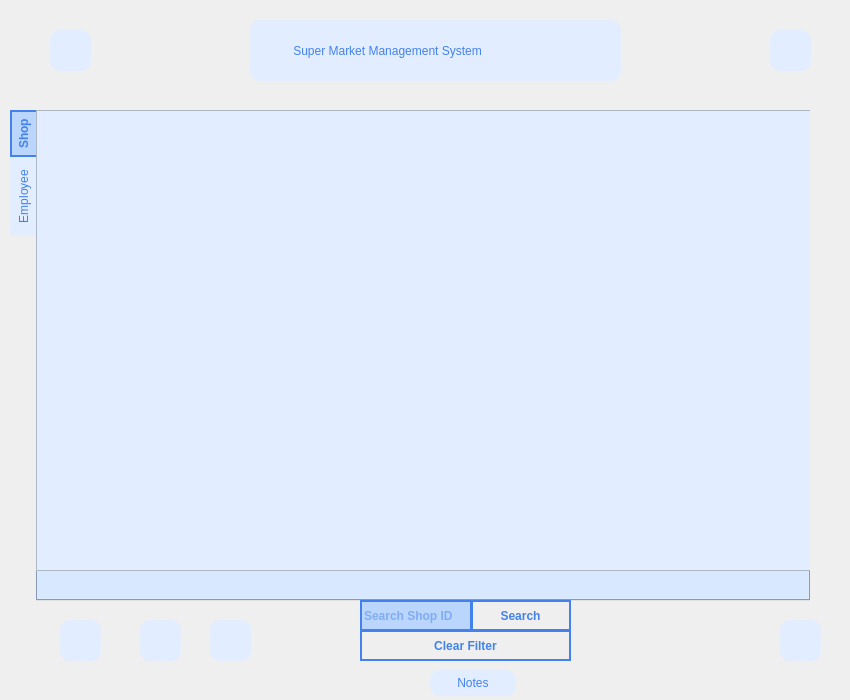
<?xml version="1.0" encoding="UTF-8"?>
<ui version="4.0">
 <class>AdminScreen</class>
 <widget class="QDialog" name="AdminScreen">
  <property name="geometry">
   <rect>
    <x>0</x>
    <y>0</y>
    <width>850</width>
    <height>700</height>
   </rect>
  </property>
  <property name="minimumSize">
   <size>
    <width>850</width>
    <height>700</height>
   </size>
  </property>
  <property name="maximumSize">
   <size>
    <width>850</width>
    <height>700</height>
   </size>
  </property>
  <property name="windowTitle">
   <string>ADMIN PANEL</string>
  </property>
  <widget class="QPushButton" name="buttonBack">
   <property name="geometry">
    <rect>
     <x>50</x>
     <y>30</y>
     <width>41</width>
     <height>41</height>
    </rect>
   </property>
   <property name="styleSheet">
    <string notr="true">QPushButton
{
image:url(&quot;:/images/Back.svg&quot;);
background-color: #E2EEFF;
color: white;
border-radius: 10px;
text-align: center;
}

QPushButton:hover {
	color: #4382EC;
	font-weight: bold;
	background-color: #E2EEFF;
	border-radius: 10px;
	border: 2px solid #4382EC;
}

QPushButton:pressed {
color: #E2EEFF;
border: 4px solid #BBD6FD;
}
	</string>
   </property>
   <property name="text">
    <string/>
   </property>
  </widget>
  <widget class="QWidget" name="verticalLayoutWidget">
   <property name="geometry">
    <rect>
     <x>250</x>
     <y>20</y>
     <width>371</width>
     <height>61</height>
    </rect>
   </property>
   <layout class="QVBoxLayout" name="verticalLayout">
    <item>
     <widget class="QLabel" name="labelAppName">
      <property name="styleSheet">
       <string notr="true">QLabel {
	color: #4382EC;
	font: 900 11pt &quot;Roboto&quot;;
	border-radius: 10px;
	text-align: center;
	background-color: #E2EEFF;
}
	</string>
      </property>
      <property name="text">
       <string>             Super Market Management System </string>
      </property>
     </widget>
    </item>
   </layout>
  </widget>
  <widget class="QWidget" name="verticalWidget_2" native="true">
   <property name="geometry">
    <rect>
     <x>10</x>
     <y>110</y>
     <width>871</width>
     <height>491</height>
    </rect>
   </property>
   <layout class="QVBoxLayout" name="verticalLayout_2">
    <item>
     <widget class="QTabWidget" name="tabWidget">
      <property name="minimumSize">
       <size>
        <width>800</width>
        <height>0</height>
       </size>
      </property>
      <property name="maximumSize">
       <size>
        <width>800</width>
        <height>16777215</height>
       </size>
      </property>
      <property name="focusPolicy">
       <enum>Qt::StrongFocus</enum>
      </property>
      <property name="styleSheet">
       <string notr="true">QTabWidget {
  background-color: #BBD6FD;
  border-radius: 10px;
} 

QTabBar::tab {
  background-color: #E2EEFF;
  color: #4382EC;
 }

 QTabBar::tab:selected {
 padding-top: 7px;
 padding-bottom: 7px;
  background: #BBD6FD;
  color: #4382EC;
 font-weight: bold;
	border-top: 2px solid #4382EC;
	border-left: 2px solid #4382EC;
	border-bottom: 2px solid #4382EC;
 }</string>
      </property>
      <property name="tabPosition">
       <enum>QTabWidget::West</enum>
      </property>
      <property name="tabShape">
       <enum>QTabWidget::Rounded</enum>
      </property>
      <property name="currentIndex">
       <number>0</number>
      </property>
      <property name="documentMode">
       <bool>false</bool>
      </property>
      <property name="tabsClosable">
       <bool>false</bool>
      </property>
      <property name="movable">
       <bool>true</bool>
      </property>
      <property name="tabBarAutoHide">
       <bool>false</bool>
      </property>
      <widget class="QWidget" name="shopData">
       <attribute name="title">
        <string>Shop</string>
       </attribute>
       <widget class="QTableView" name="tableViewShopData">
        <property name="geometry">
         <rect>
          <x>0</x>
          <y>0</y>
          <width>800</width>
          <height>461</height>
         </rect>
        </property>
        <property name="minimumSize">
         <size>
          <width>800</width>
          <height>0</height>
         </size>
        </property>
        <property name="maximumSize">
         <size>
          <width>800</width>
          <height>16777215</height>
         </size>
        </property>
        <property name="styleSheet">
         <string notr="true">QTableView {
color: black;
background-color: #E2EEFF;
padding: 5px;
}

QTableView QHeaderView {
    background-color: #E2EEFF;
	color: #4382EC;
	font: 900 11pt &quot;Roboto&quot;;
	font-weight: bold;
}

QTableView QHeaderView::section {
	border: 2px solid #4382EC;
	border-radius: 5px;
    background-color: #E2EEFF;
	color: #4382EC;
	font: 500 11pt &quot;Roboto&quot;;
	font-weight: bold;
}

QTableView QHeaderView::section:checked {
    background-color: #BBD6FD;
    color: #4382EC;
    border-radius: 10px;
	font: 900 11pt &quot;Roboto&quot;;
	font-weight: bold;
}

QScrollBar {
    background-color: #4382EC;
    border-radius: 10px;
    margin-right: 5px;
	margin-left: 5px;
}

QTableView::item {
    border-radius: 10px;
	border: 1px solid  #4382EC;
}

QTableView::item:selected {
    background-color: #4382EC;
    color: white;
	font-weight: bold;
}
</string>
        </property>
       </widget>
      </widget>
      <widget class="QWidget" name="employeeData">
       <attribute name="title">
        <string>Employee</string>
       </attribute>
       <widget class="QTableView" name="tableViewEmployeeData">
        <property name="geometry">
         <rect>
          <x>0</x>
          <y>0</y>
          <width>800</width>
          <height>461</height>
         </rect>
        </property>
        <property name="minimumSize">
         <size>
          <width>800</width>
          <height>0</height>
         </size>
        </property>
        <property name="maximumSize">
         <size>
          <width>800</width>
          <height>16777215</height>
         </size>
        </property>
        <property name="styleSheet">
         <string notr="true">QTableView {
color: black;
background-color: #E2EEFF;
padding: 5px;
}

QTableView QHeaderView {
    background-color: #E2EEFF;
	color: #4382EC;
	font: 900 11pt &quot;Roboto&quot;;
	font-weight: bold;
}

QTableView QHeaderView::section {
	border: 2px solid #4382EC;
	border-radius: 5px;
    background-color: #E2EEFF;
	color: #4382EC;
	font: 500 11pt &quot;Roboto&quot;;
	font-weight: bold;
}

QTableView QHeaderView::section:checked {
    background-color: #BBD6FD;
    color: #4382EC;
    border-radius: 10px;
	font: 900 11pt &quot;Roboto&quot;;
	font-weight: bold;
}

QScrollBar {
    background-color: #4382EC;
    border-radius: 10px;
    margin-right: 5px;
	margin-left: 5px;
}

QTableView::item {
    border-radius: 10px;
	border: 1px solid  #4382EC;
}

QTableView::item:selected {
    background-color: #4382EC;
    color: white;
	font-weight: bold;
}
</string>
        </property>
       </widget>
      </widget>
     </widget>
    </item>
   </layout>
  </widget>
  <widget class="QPushButton" name="LogOut">
   <property name="geometry">
    <rect>
     <x>770</x>
     <y>30</y>
     <width>41</width>
     <height>41</height>
    </rect>
   </property>
   <property name="styleSheet">
    <string notr="true">QPushButton
{
image:url(&quot;:/images/LogOut.svg&quot;);
background-color: #E2EEFF;
color: white;
border-radius: 10px;
text-align: center;
}

QPushButton:hover {
	color: #4382EC;
	font-weight: bold;
	background-color: #E2EEFF;
	border-radius: 10px;
	border: 2px solid #4382EC;
}

QPushButton:pressed {
color: #E2EEFF;
border: 4px solid #BBD6FD;
}
	</string>
   </property>
   <property name="text">
    <string/>
   </property>
  </widget>
  <widget class="QFrame" name="frame">
   <property name="geometry">
    <rect>
     <x>60</x>
     <y>620</y>
     <width>191</width>
     <height>41</height>
    </rect>
   </property>
   <property name="styleSheet">
    <string notr="true">QFrame {
border: 0;
}</string>
   </property>
   <property name="frameShape">
    <enum>QFrame::StyledPanel</enum>
   </property>
   <property name="frameShadow">
    <enum>QFrame::Raised</enum>
   </property>
   <widget class="QPushButton" name="buttonAddData">
    <property name="geometry">
     <rect>
      <x>0</x>
      <y>0</y>
      <width>41</width>
      <height>41</height>
     </rect>
    </property>
    <property name="styleSheet">
     <string notr="true">QPushButton
{
image:url(&quot;:/images/Insert.svg&quot;);
background-color: #E2EEFF;
color: white;
border-radius: 10px;
text-align: center;
}

QPushButton:hover {
	color: #4382EC;
	font-weight: bold;
	background-color: #E2EEFF;
	border-radius: 10px;
	border: 2px solid #4382EC;
}

QPushButton:pressed {
color: #E2EEFF;
border: 4px solid #BBD6FD;
}
	</string>
    </property>
    <property name="text">
     <string/>
    </property>
   </widget>
   <widget class="QPushButton" name="buttonRemoveData">
    <property name="geometry">
     <rect>
      <x>80</x>
      <y>0</y>
      <width>41</width>
      <height>41</height>
     </rect>
    </property>
    <property name="styleSheet">
     <string notr="true">QPushButton
{
image:url(&quot;:/images/remove.svg&quot;);
background-color: #E2EEFF;
color: white;
border-radius: 10px;
text-align: center;
}

QPushButton:hover {
	color: #4382EC;
	font-weight: bold;
	background-color: #E2EEFF;
	border-radius: 10px;
	border: 2px solid #4382EC;
}

QPushButton:pressed {
color: #E2EEFF;
border: 4px solid #BBD6FD;
}
	</string>
    </property>
    <property name="text">
     <string/>
    </property>
   </widget>
   <widget class="QPushButton" name="buttonUpdateData">
    <property name="geometry">
     <rect>
      <x>150</x>
      <y>0</y>
      <width>41</width>
      <height>41</height>
     </rect>
    </property>
    <property name="styleSheet">
     <string notr="true">QPushButton
{
image:url(&quot;:/images/Update.svg&quot;);
background-color: #E2EEFF;
color: white;
border-radius: 10px;
text-align: center;
}

QPushButton:hover {
	color: #4382EC;
	font-weight: bold;
	background-color: #E2EEFF;
	border-radius: 10px;
	border: 2px solid #4382EC;
}

QPushButton:pressed {
color: #E2EEFF;
border: 4px solid #BBD6FD;
}
	</string>
    </property>
    <property name="text">
     <string/>
    </property>
   </widget>
  </widget>
  <widget class="QPushButton" name="buttonChangePassword">
   <property name="geometry">
    <rect>
     <x>780</x>
     <y>620</y>
     <width>41</width>
     <height>41</height>
    </rect>
   </property>
   <property name="styleSheet">
    <string notr="true">QPushButton
{
image:url(&quot;:/images/Security.svg&quot;);
background-color: #E2EEFF;
color: white;
border-radius: 10px;
text-align: center;
}

QPushButton:hover {
	color: #4382EC;
	font-weight: bold;
	background-color: #E2EEFF;
	border-radius: 10px;
	border: 2px solid #4382EC;
}

QPushButton:pressed {
color: #E2EEFF;
border: 4px solid #BBD6FD;
}
	</string>
   </property>
   <property name="text">
    <string/>
   </property>
  </widget>
  <widget class="QFrame" name="searchFrame">
   <property name="geometry">
    <rect>
     <x>360</x>
     <y>600</y>
     <width>211</width>
     <height>31</height>
    </rect>
   </property>
   <property name="styleSheet">
    <string notr="true">QFrame #searchFrame {
	color: white;
	background-color: #4382EC;
	border: none;
	border-radius: 10px;
	text-align: center;
}</string>
   </property>
   <property name="frameShape">
    <enum>QFrame::StyledPanel</enum>
   </property>
   <property name="frameShadow">
    <enum>QFrame::Raised</enum>
   </property>
   <widget class="QLineEdit" name="searchLineEdit">
    <property name="geometry">
     <rect>
      <x>0</x>
      <y>0</y>
      <width>113</width>
      <height>31</height>
     </rect>
    </property>
    <property name="styleSheet">
     <string notr="true">QLineEdit
{
background-color : #BBD6FD;
color: #4382EC;
border: 2px solid #4382EC;
font-weight: bold;
}

QLineEdit:hover
{
background-color : #BBD6FD;
border: 3px solid #4382EC;
font-weight: bolder;
}

QLineEdit:focus
{
background-color : #BBD6FD;
border: 3px solid #4382EC;
color: #4382EC;
font-weight: italic;
}</string>
    </property>
    <property name="placeholderText">
     <string>Search Shop ID</string>
    </property>
   </widget>
   <widget class="QPushButton" name="searchButton">
    <property name="geometry">
     <rect>
      <x>110</x>
      <y>0</y>
      <width>101</width>
      <height>31</height>
     </rect>
    </property>
    <property name="styleSheet">
     <string notr="true">QPushButton {
	color: #4382EC;
	font-weight: bold;
	border: 2px solid #4382EC;
}

QPushButton:hover {
	color: #4382EC;
	font-weight: bold;
	background-color: #E2EEFF;
	border: 2px solid #4382EC;
}

QPushButton:pressed {
color: #E2EEFF;
background-color: #3569B2;
border: 3px solid #BBD6FD;
}
	</string>
    </property>
    <property name="text">
     <string>Search</string>
    </property>
   </widget>
  </widget>
  <widget class="QPushButton" name="clearFilter">
   <property name="geometry">
    <rect>
     <x>360</x>
     <y>630</y>
     <width>211</width>
     <height>31</height>
    </rect>
   </property>
   <property name="styleSheet">
    <string notr="true">QPushButton {
	color: #4382EC;
	font-weight: bold;
	border: 2px solid #4382EC;
}

QPushButton:hover {
	color: #4382EC;
	font-weight: bold;
	background-color: #E2EEFF;
	border: 2px solid #4382EC;
}

QPushButton:pressed {
color: #E2EEFF;
background-color: #3569B2;
border: 3px solid #BBD6FD;
}
	</string>
   </property>
   <property name="text">
    <string>Clear Filter</string>
   </property>
  </widget>
  <widget class="QLabel" name="label">
   <property name="geometry">
    <rect>
     <x>110</x>
     <y>80</y>
     <width>121</width>
     <height>18</height>
    </rect>
   </property>
   <property name="styleSheet">
    <string notr="true">QLabel#label
{
color: #BBD6FD;
};</string>
   </property>
   <property name="text">
    <string/>
   </property>
  </widget>
  <widget class="QPushButton" name="pushButton">
   <property name="geometry">
    <rect>
     <x>430</x>
     <y>670</y>
     <width>86</width>
     <height>26</height>
    </rect>
   </property>
   <property name="styleSheet">
    <string notr="true">QPushButton
{
background-color: #E2EEFF;
color: #4382EC;
border-radius: 10px;
text-align: center;

}

QPushButton:hover {
	color: #4382EC;
	font-weight: bold;
	background-color: #E2EEFF;
	border-radius: 10px;
	border: 2px solid #4382EC;
}

QPushButton:pressed {
color: #E2EEFF;
border: 4px solid #BBD6FD;
}
	</string>
   </property>
   <property name="text">
    <string>Notes</string>
   </property>
  </widget>
 </widget>
 <resources/>
 <connections/>
</ui>
